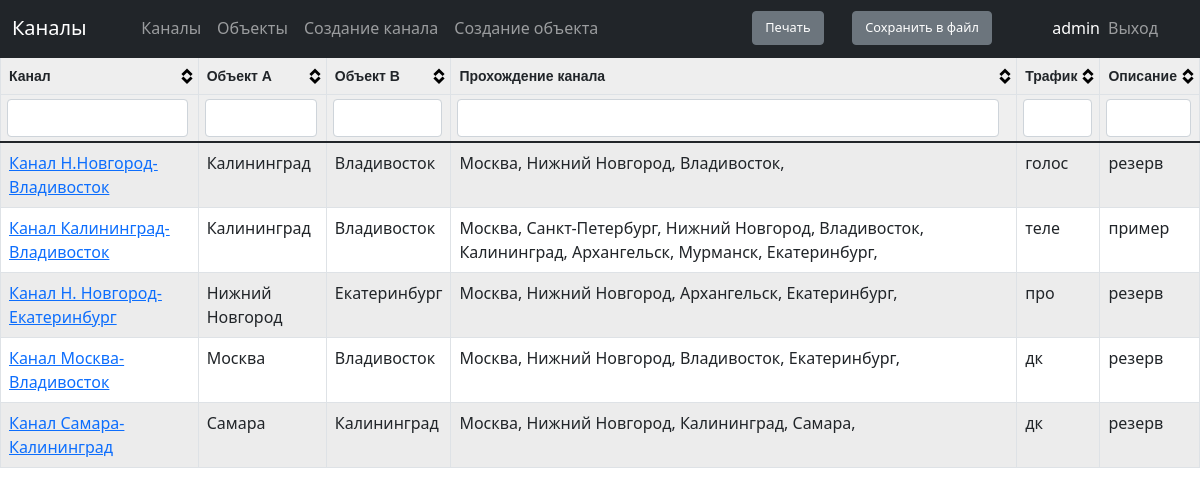
Page /scheme/channels (signed in) on the committed database.
### scheme/models.py (models this page shows, shortened)
class Channels(models.Model):
    channel_name = models.CharField(max_length=300, unique=True, verbose_name='Наименование канала')
    object_a = models.CharField(max_length=100, verbose_name='Объект А')
    object_b = models.CharField(max_length=100, verbose_name='Объект Б')
    traffic = models.CharField(max_length=30, verbose_name='Трафик', blank=True)
    description = models.CharField(max_length=3000, verbose_name='Описание', blank=True)
    equipment_connect = models.ManyToManyField ('Equipment',
                        related_name='equipmentcon', verbose_name='Оборудование')
    class Meta:
            verbose_name = 'Канал'
            verbose_name_plural = 'Каналы'

class Locations(models.Model):
    location = models.CharField(max_length=100, unique=True, verbose_name='Название объекта')
    address = models.CharField(max_length=300, verbose_name='Адрес объекта', blank=True)
    class Meta:
        verbose_name = 'Объекты'
        verbose_name_plural = 'Объекты'
    def __str__(self):
        return self.location

### scheme/views.py (the view)
# urls.py: path('channels', permission_required('scheme.view_channels')(views.ChannelsView), name='url_channels'),
def ChannelsView(request):
    channels= Channels.objects.all()
    context_object_name = 'channels'
    return render (request, 'scheme/channels.html',{'channels': channels})

### scheme/templates/scheme/channels.html (shortened to what this page needs)
{% extends 'main/index.html' %}
{% block title %} Каналы {% endblock %}
{% block content %}
  <table id='tblData'>
        <thead>
            <th>Канал</th>
            <th>Объект А</th>
            <th>Объект B</th>
            <th>Прохождение канала</th>
            <th>Трафик</th>
            <th>Описание</th>
        </thead>
        <tbody>
        {% for i in channels %}
        <tr>
            <td><a href="{% url 'url_channel_detail_view' i.id %}">{{i.channel_name}}</a></td>
            <td>{{i.object_a}}</td>
            <td>{{i.object_b}}</td>
            <td>
            {% regroup i.equipment_connect.all by locations_connect as locations_list %}
                {% for locations_connect in locations_list %}
                {{ locations_connect.grouper }},
                {%endfor%}
            </td>
            <td>{{i.traffic}}</td>
            <td>{{i.description}}</td>
        </tr>
        {%endfor%}
        </tbody>
    </table>
{% endblock%}

### main/templates/main/index.html (shortened to what this page needs)
{% load static %}
<!DOCTYPE html>
<html lang="en">
<head>
    <link rel="stylesheet" href="{% static 'main/bootstrap/css/bootstrap.css' %}">
    <link rel="stylesheet" href="{% static 'main/tablesorter/theme.bootstrap_4.min.css' %}">
</head>
<body>
  <nav class="navbar navbar-expand-lg navbar-dark bg-dark">
    <div class="container-fluid">
      <div class="col-md-2 fs-6">
      <a class="navbar-brand" href="#">{% block title %} Модуль {% endblock %}</a>
      </div>
      <div class="collapse navbar-collapse" id="navbarNavDropdown">
        <ul class="navbar-nav">
          <li class="nav-item">
            <a class="nav-link" href="{% url 'url_channels' %}">Каналы</a>
          </li>
          <li class="nav-item">
            <a class="nav-link" href="{% url 'url_locations' %}">Объекты</a>
          </li>
          <li class="nav-item">
            <a class="nav-link" href="{% url 'url_create_channel' %}">Создание канала</a>
          </li>
          <li class="nav-item">
            <a class="nav-link" href="{% url 'url_create_location' %}">Создание объекта</a>
          </li>
        </ul>
      </div>
    </div>
    <div class='col-md-1 text-right'>
      <button type="button" class="btn btn-secondary print" style="font-size : 0.80em">Печать</button>
    </div>
    <div class='col-md-2 text-right'>
      <button class="btn btn-secondary" style="font-size : 0.80em"  onclick="exportTableToExcel('tblData', 'export')">Сохранить в файл</button>
    </div>
    <div class="navbar-nav text-white" >
      {{request.user}}
    </div>
      <div class="col-md-1 navbar-nav text-right" >
      <a href="{% url 'logout' %}" class="nav-link" >Выход</a>
    </div>
  </nav>
{% block content %}
{% endblock%}
</body>
</html>

### rows in the picture
Channels: channel_name "Канал Н.Новгород-Владивосток", object_a "Калининград", object_b "Владивосток", traffic "голос", description "резерв"
Locations: grouper "Москва"
Locations: grouper "Нижний Новгород"
Locations: grouper "Владивосток"
Channels: channel_name "Канал Калининград-Владивосток", object_a "Калининград", object_b "Владивосток", traffic "теле", description "пример"
Locations: grouper "Санкт-Петербург"
Locations: grouper "Калининград"
Locations: grouper "Архангельск"
Locations: grouper "Мурманск"
Locations: grouper "Екатеринбург"
Channels: channel_name "Канал Н. Новгород-Екатеринбург", object_a "Нижний Новгород", object_b "Екатеринбург", traffic "про", description "резерв"
Channels: channel_name "Канал Москва-Владивосток", object_a "Москва", object_b "Владивосток", traffic "дк", description "резерв"
Channels: channel_name "Канал Самара-Калининград", object_a "Самара", object_b "Калининград", traffic "дк", description "резерв"
Locations: grouper "Самара"

### other values in the picture
{{ request.user }} "admin"
